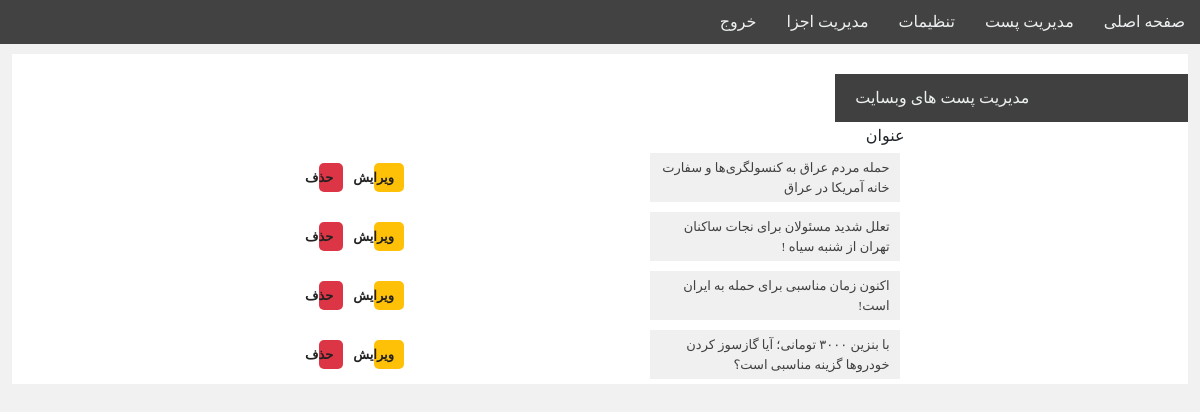
Screenshot of /admin/postmanage.php (signed in) with the database file from the repository.
### tables this page shows
CREATE TABLE `post` (
  `id` int(11) NOT NULL,
  `title` varchar(100) NOT NULL,
  `src` varchar(100) NOT NULL,
  `content` varchar(5000) NOT NULL
);

### admin/postmanage.php (the view, shortened to what this page needs)
<?php include("menu.php"); ?>
<div class="managepostBox">
	<div class="lastpostTitle">
			<p>مدیریت پست های وبسایت</p>
		</div>
			<center>
		<table border="0">
			<tr>
				<td width="500">عنوان</td>
			</tr>
          <?php
			$posrsql="SELECT * FROM  `post` ORDER BY  `id` DESC ;";
			$postquery=mysqli_query($connect,$posrsql);
			while($postfetch=mysqli_fetch_assoc($postquery))
			{
			?>
			<tr>
				<td><a href=<?php echo "../readmore.php?postid=$postfetch[id]" ?> class="text-box"><?php echo $postfetch["title"]; ?></a></td>
				<td ><a href=<?php echo "updatePost.php?postid=$postfetch[id]" ?> class="btn-edit">ویرایش</a></td>
				<td><a href=<?php echo "../check.php?postid=$postfetch[id]" ?>   class="btn-remove">حذف</a></td>
			</tr>
            <?php
			}
			?>
		</table>
			</center>
</div>
</body>
</html>

### css/panel.css (style rules this page uses)
*,div,p,ul { padding:0px; margin:0px; }
body { font-family:"b yekan"; background: #f1f1f1; direction: rtl; }
a,li { text-decoration: none; transition: all 0.3s ease-in-out; color: #ecf0f1; padding: 0px; margin: 0; }
p { color: #ecf0f1; }
.lastpostTitle { width: 100%; height: 50px; margin: 20px 0 0; }
.lastpostTitle p { width: 30%; padding: 12px 20px; background: #414040; }
.managepostBox { float: right; width: 98%; height: auto; background: #fff; margin: 10px 1%; }
.text-box { float: right; color: #414040; width: 50%; background: #f0f0f0; margin: 5px 1%; padding: 5px 10px; font-size: 13px; }
.btn-edit { background-color: #ffc107; }
.btn-remove { background-color: #dc3545; }
.btn-remove,.btn-edit { float: right; color: rgb(34, 32, 32); width: 50%; margin: 5px 1%; padding: 5px 10px; font-size: 13px; font-weight: 600; border-radius: 5px; }

### rows the page displays
post: title "حمله مردم عراق به کنسولگری‌ها و سفارت خانه آمریکا در عراق"
post: title "تعلل شدید مسئولان برای نجات ساکنان تهران از شنبه سیاه !"
post: title "اکنون زمان مناسبی برای حمله به ایران است!"
post: title "با بنزین ۳۰۰۰ تومانی؛ آیا گازسوز کردن خودرو‌ها گزینه مناسبی است؟"
